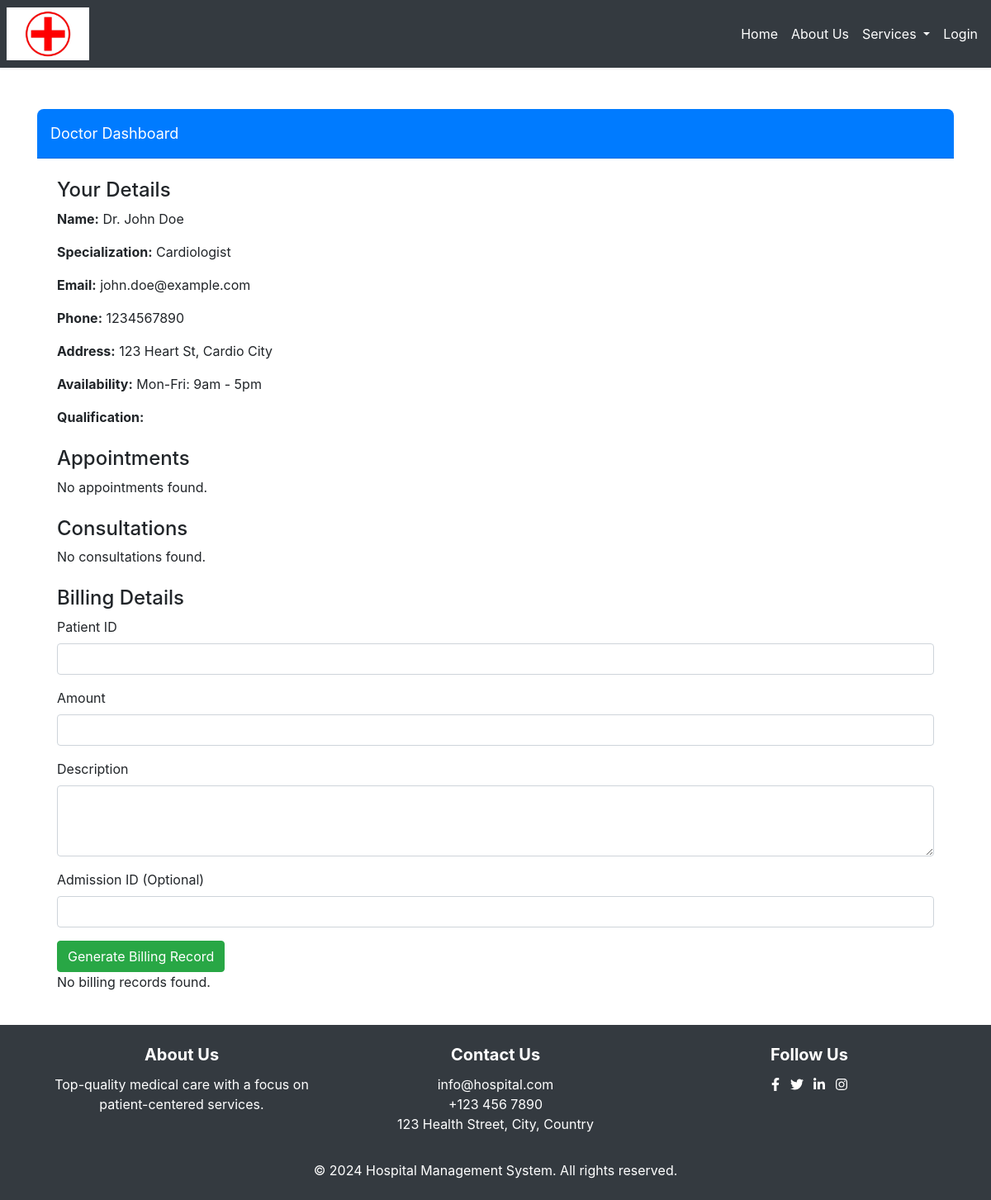
Page /doctor_dashboard.php (signed in) on the committed database.
### tables this page shows
CREATE TABLE `doctors` (
  `id` int(11) NOT NULL,
  `name` varchar(255) NOT NULL,
  `specialization` varchar(255) NOT NULL,
  `email` varchar(255) NOT NULL,
  `phone` varchar(20) NOT NULL,
  `address` text DEFAULT NULL,
  `availability` text DEFAULT NULL,
  `qualification` text DEFAULT NULL,
  `profile_picture` varchar(255) DEFAULT NULL,
  `created_at` timestamp NOT NULL DEFAULT current_timestamp()
);

### doctor_dashboard.php (the view, shortened to what this page needs)
<?php
include 'db_connection.php';
$doctor_id = $_SESSION['doctor_id'];
$doctor_sql = "SELECT * FROM doctors WHERE id = ?";
$doctor_stmt = $conn->prepare($doctor_sql);
$doctor_stmt->bind_param("i", $doctor_id);
$doctor_stmt->execute();
$doctor_result = $doctor_stmt->get_result();
$doctor = $doctor_result->fetch_assoc();
$appointments_sql = "SELECT * FROM appointments WHERE doctor_id = ?";
$appointments_stmt = $conn->prepare($appointments_sql);
$appointments_stmt->bind_param("i", $doctor_id);
$appointments_stmt->execute();
$appointments_result = $appointments_stmt->get_result();
$consultations_sql = "SELECT * FROM online_consultations WHERE doctor_id = ?";
$consultations_stmt = $conn->prepare($consultations_sql);
$consultations_stmt->bind_param("i", $doctor_id);
$consultations_stmt->execute();
$consultations_result = $consultations_stmt->get_result();
$billing_sql = "SELECT * FROM billing WHERE doctor_id = ?";
$billing_stmt = $conn->prepare($billing_sql);
$billing_stmt->bind_param("i", $doctor_id);
$billing_stmt->execute();
$billing_result = $billing_stmt->get_result();
?>
<!DOCTYPE html>
<html lang="en">
<head>
    <link rel="stylesheet" href="https://stackpath.bootstrapcdn.com/bootstrap/4.5.2/css/bootstrap.min.css">
</head>
<body>
<?php include 'header.php'; ?>
<div class="container dashboard-container">
    <div class="row">
        <div class="col-md-12">
            <div class="card">
                <div class="card-header">
                    Doctor Dashboard
                </div>
                <div class="card-body">
                    <h4>Your Details</h4>
                    <p><strong>Name:</strong> <?php echo htmlspecialchars($doctor['name']); ?></p>
                    <p><strong>Specialization:</strong> <?php echo htmlspecialchars($doctor['specialization']); ?></p>
                    <p><strong>Email:</strong> <?php echo htmlspecialchars($doctor['email']); ?></p>
                    <p><strong>Phone:</strong> <?php echo htmlspecialchars($doctor['phone']); ?></p>
                    <p><strong>Address:</strong> <?php echo htmlspecialchars($doctor['address']); ?></p>
                    <p><strong>Availability:</strong> <?php echo htmlspecialchars($doctor['availability']); ?></p>
                    <p><strong>Qualification:</strong> <?php echo htmlspecialchars($doctor['qualification']); ?></p>
                    <h4 class="mt-4">Appointments</h4>
                    <?php if ($appointments_result->num_rows > 0): ?>
                        <form method="post" action="">
                            <table class="table table-striped">
                                <thead>
                                    <tr>
                                        <th>Appointment ID</th>
                                        <th>Patient ID</th>
                                        <th>Date</th>
                                        <th>Status</th>
                                        <th>Action</th>
                                    </tr>
                                </thead>
                                <tbody>
                                    <?php while ($appointment = $appointments_result->fetch_assoc()): ?>
                                        <tr>
                                            <td><?php echo htmlspecialchars($appointment['id']); ?></td>
                                            <td><?php echo htmlspecialchars($appointment['patient_id']); ?></td>
                                            <td><?php echo htmlspecialchars($appointment['appointment_date']); ?></td>
                                            <td>
                                                <select name="status" class="form-control">
                                                    <option value="Scheduled" <?php echo $appointment['status'] == 'Scheduled' ? 'selected' : ''; ?>>Scheduled</option>
                                                    <option value="Completed" <?php echo $appointment['status'] == 'Completed' ? 'selected' : ''; ?>>Completed</option>
                                                    <option value="Cancelled" <?php echo $appointment['status'] == 'Cancelled' ? 'selected' : ''; ?>>Cancelled</option>
                                                </select>
                                            </td>
                                            <td>
                                                <input type="hidden" name="appointment_id" value="<?php echo htmlspecialchars($appointment['id']); ?>">
                                                <button type="submit" name="update_appointment" class="btn btn-primary">Update Status</button>
                                            </td>
                                        </tr>
                                    <?php endwhile; ?>
                                </tbody>
                            </table>
                        </form>
                    <?php else: ?>
                        <p>No appointments found.</p>
                    <?php endif; ?>
                    <h4 class="mt-4">Consultations</h4>
                    <?php if ($consultations_result->num_rows > 0): ?>
                        <ul class="list-group">
                            <?php while ($consultation = $consultations_result->fetch_assoc()): ?>
                                <li class="list-group-item">Consultation ID: <?php echo htmlspecialchars($consultation['id']); ?> - Patient ID: <?php echo htmlspecialchars($consultation['patient_id']); ?> - Date: <?php echo htmlspecialchars($consultation['consultation_date']); ?> - Time: <?php echo htmlspecialchars($consultation['consultation_time']); ?></li>
                            <?php endwhile; ?>
                        </ul>
                    <?php else: ?>
                        <p>No consultations found.</p>
                    <?php endif; ?>
                    <h4 class="mt-4">Billing Details</h4>
                    <form method="post" action="">
                        <div class="form-group">
                            <label for="patient_id">Patient ID</label>
                            <input type="text" class="form-control" id="patient_id" name="patient_id" required>
                        </div>
                        <div class="form-group">
                            <label for="amount">Amount</label>
                            <input type="number" class="form-control" id="amount" name="amount" required>
                        </div>
                        <div class="form-group">
                            <label for="description">Description</label>
                            <textarea class="form-control" id="description" name="description" rows="3" required></textarea>
                        </div>
                        <div class="form-group">
                            <label for="admission_id">Admission ID (Optional)</label>
                            <input type="text" class="form-control" id="admission_id" name="admission_id">
                        </div>
                        <button type="submit" name="generate_billing" class="btn btn-success">Generate Billing Record</button>
                    </form>
                    <?php if ($billing_result->num_rows > 0): ?>
                        <h4 class="mt-4">Generated Billings</h4>
                        <table class="table table-striped">
                            <thead>
                                <tr>
                                    <th>Invoice Number</th>
                                    <th>Patient ID</th>
                                    <th>Amount</th>
                                    <th>Date</th>
                                    <th>Status</th>
                                </tr>
                            </thead>
                            <tbody>
                                <?php while ($billing = $billing_result->fetch_assoc()): ?>
                                    <tr>
                                        <td><?php echo htmlspecialchars($billing['invoice_number']); ?></td>
                                        <td><?php echo htmlspecialchars($billing['patient_id']); ?></td>
                                        <td><?php echo htmlspecialchars($billing['amount']); ?></td>
                                        <td><?php echo htmlspecialchars($billing['payment_date']); ?></td>
                                        <td><?php echo htmlspecialchars($billing['status']); ?></td>
                                    </tr>
                                <?php endwhile; ?>
                            </tbody>
                        </table>
                    <?php else: ?>
                        <p>No billing records found.</p>
                    <?php endif; ?>
                </div>
            </div>
        </div>
    </div>
</div>
<?php include 'footer.php'; ?>
</body>
</html>

### styles.css (style rules this page uses)
.card { border: none; border-radius: 8px; overflow: hidden; transition: transform 0.3s, box-shadow 0.3s; }
.card-header { display: flex; align-items: center; background-color: #007bff; color: #fff; padding: 1rem; }
.card-body { padding: 1.5rem; }
html, body { height: 100%; margin: 0; }
body { display: flex; flex-direction: column; }

### doctor_dashboard.php (style rules this page uses)
body { background-color: #f8f9fa; }
.dashboard-container { margin-top: 50px; }
.card-header { background-color: #007bff; color: #fff; font-size: 18px; }
.card-body { padding: 20px; }
.form-group { margin-bottom: 1rem; }

### rows in the picture
doctors: name "Dr. John Doe", specialization "Cardiologist", email "john.doe@example.com", phone "1234567890", address "123 Heart St, Cardio City", availability "Mon-Fri: 9am - 5pm"
